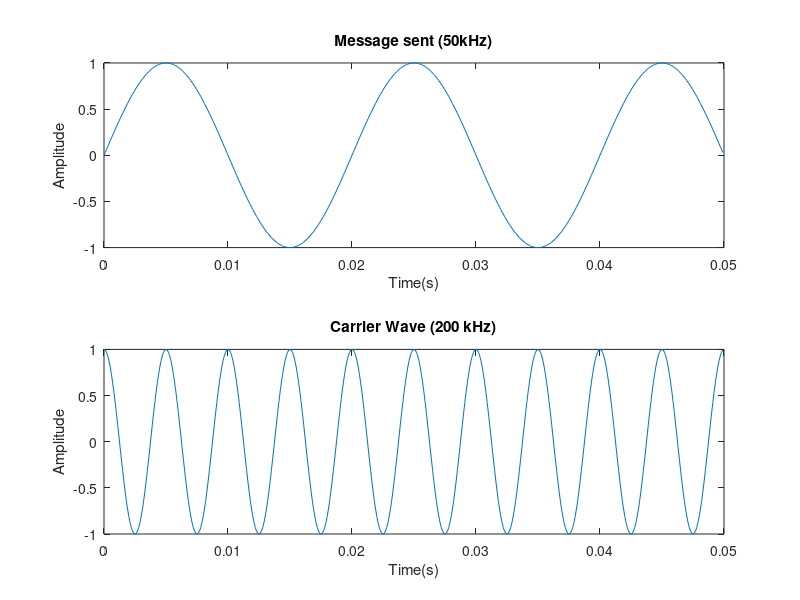
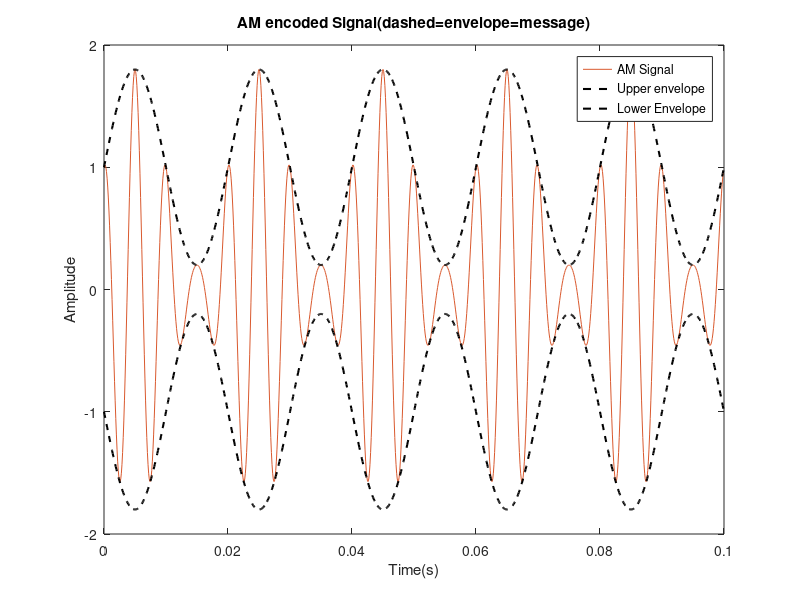
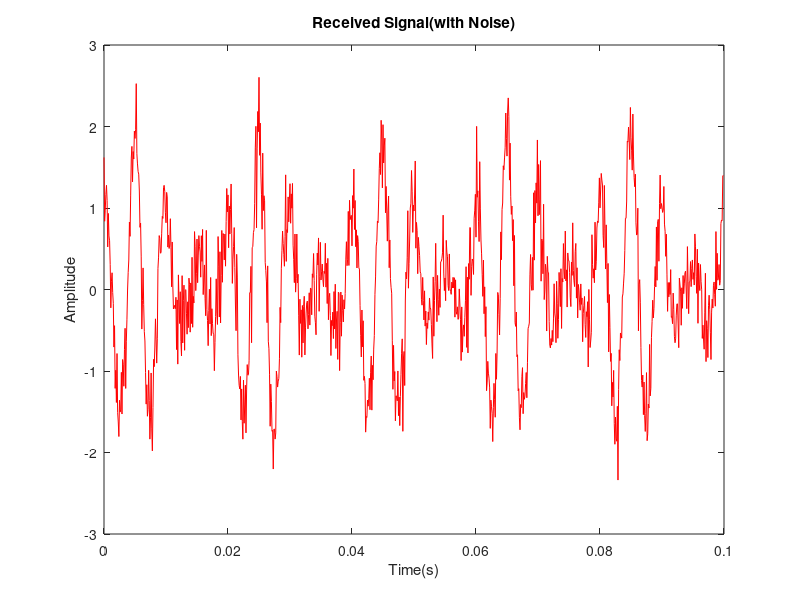
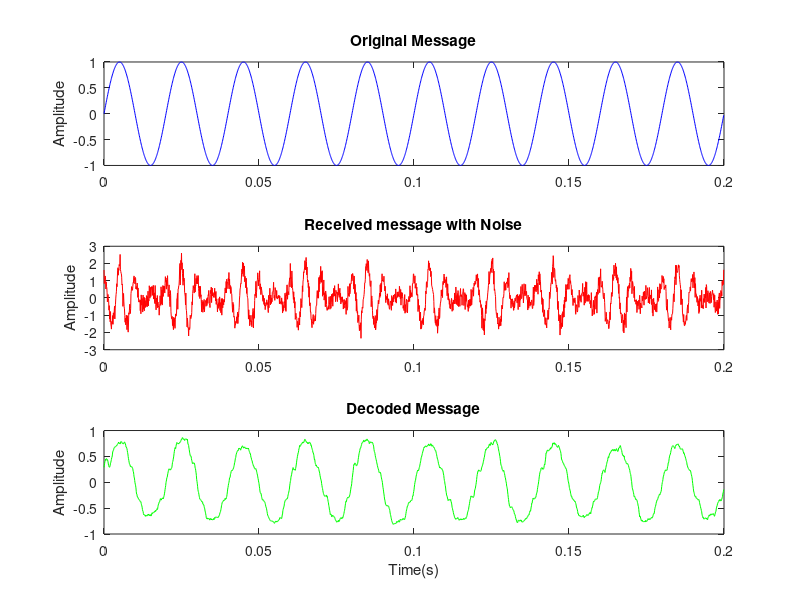

Write MATLAB code to recreate these figures, in order.
Fs=10000;
t=0:1/Fs:1-1/Fs;

%message signal- low frequrncy sine
fm=50;
message= sin (2*pi*fm*t);


%Carrier function- High Frequency
fc= 200;
carrier= cos(2*pi*fc*t);

figure;
subplot(2,1,1);
plot(t(1:500), message(1:500));
title('Message sent (50kHz)');
xlabel('Time(s)');
ylabel('Amplitude');


subplot(2,1,2);
plot(t(1:500), carrier(1:500));
title('Carrier Wave (200 kHz)');
xlabel('Time(s)');
ylabel('Amplitude');


%modulating the signal(Encoding)
%Standard AM formula: s(t)=[1+message]*carrier
%The 1+ keeps the signal above 0 so that envelope detection works
m_index=0.8; %Modulation index (0 to 1). Controls how deep the modulation is
am_signal=(1+m_index*message).*carrier; %.* is the elementwise multiplication

%Plot the AM signal
figure;
plot(t(1:1000), am_signal(1:1000), 'Color',[0.85 0.35 0.18]);
hold on;
plot(t(1:1000), (1+m_index*message(1:1000)), 'k--', 'LineWidth', 1.5);
plot(t(1:1000), -(1+m_index*message(1:1000)), 'k--', 'LineWidth', 1.5);
title('AM encoded Signal(dashed=envelope=message)');
xlabel('Time(s)');
ylabel('Amplitude');
legend('AM Signal', 'Upper envelope', 'Lower Envelope');
hold off;
%adding some noise to the channel

noise= 0.3*randn(size(t));
received=am_signal+noise;

figure;
plot(t(1:1000), received(1:1000), 'r');
title('Received Signal(with Noise)');
xlabel('Time(s)');
ylabel('Amplitude');


%--Decoding the received message--
%Stage 1: Rectify by taking the absolute value(flip the negatives to positive)
rectified=abs(received);

%Stage 2: Low Pass filter to smooth thr carrier ripple: lets use mooving average
window=50;
decoded=movmean(rectified, window);
%Remove the DC offset we added earlier (1+)
decoded=decoded-mean(decoded);

%Normalize the Amplitude
decoded= decoded/max(abs(decoded));

%Compare with the original
figure;
subplot (3,1,1);
plot(t(1:2000), message(1:2000), 'b');
title('Original Message'); ylabel('Amplitude');

subplot(3,1,2);
plot(t(1:2000), received(1:2000), 'r');
title('Received message with Noise'); ylabel('Amplitude');

subplot(3,1,3);
plot(t(1:2000), decoded(1:2000), 'g');
title('Decoded Message'); ylabel('Amplitude');
xlabel('Time(s)');
